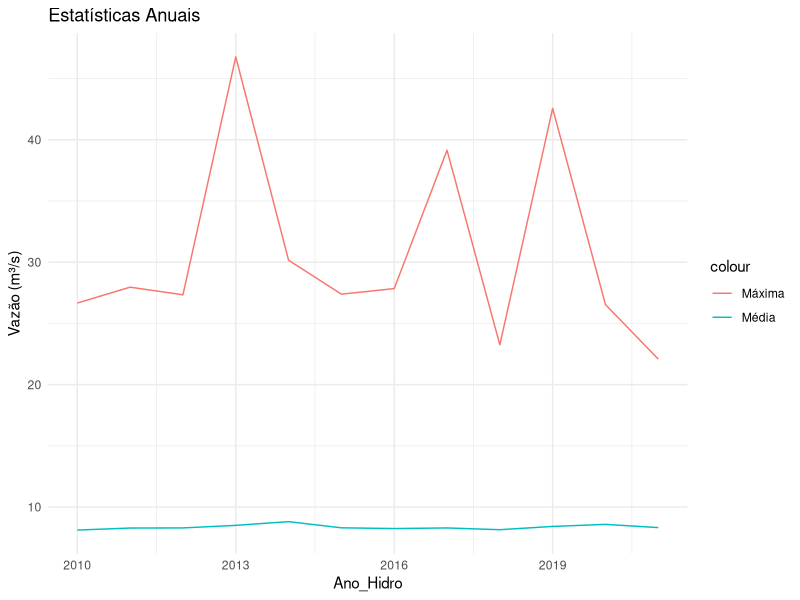

This figure's R source:
## ---- chunk 1
library(tidyverse)
library(lubridate)


## ---- chunk 2
# Função para calcular Ano Hidrológico
# Se o mês for >= Outubro (10), o ano hidrológico é o ano seguinte.
obter_ano_hidrologico <- function(datas, inicio_mes = 10) {
  datas <- as.Date(datas)
  ano <- year(datas)
  mes <- month(datas)
  
  # Lógica vetorial (ifelse)
  ano_hidro <- ifelse(mes >= inicio_mes, ano + 1, ano)
  return(ano_hidro)
}
## ---- chunk 3
# Gerando dados fictícios de 10 anos
datas_seq <- seq(as.Date("2010-01-01"), as.Date("2020-12-31"), by="day")
vazoes_sim <- rlnorm(length(datas_seq), meanlog=2, sdlog=0.5) # Log-normal simulação

df_hidro <- data.frame(Data = datas_seq, Vazao = vazoes_sim) %>%
  mutate(Ano_Hidro = obter_ano_hidrologico(Data, inicio_mes = 10))

# Tabela Resumo Anual (Máximas, Mínimas e Médias)
resumo_anual <- df_hidro %>%
  group_by(Ano_Hidro) %>%
  summarise(
    Q_max = max(Vazao),
    Q_min = min(Vazao),
    Q_media = mean(Vazao),
    Dias_com_dados = n()
  )

print(head(resumo_anual))
## ---- chunk 4
ggplot(resumo_anual, aes(x = Ano_Hidro)) +
  geom_line(aes(y = Q_max, color = "Máxima")) +
  geom_line(aes(y = Q_media, color = "Média")) +
  labs(y = "Vazão (m³/s)", title = "Estatísticas Anuais") +
  theme_minimal()
